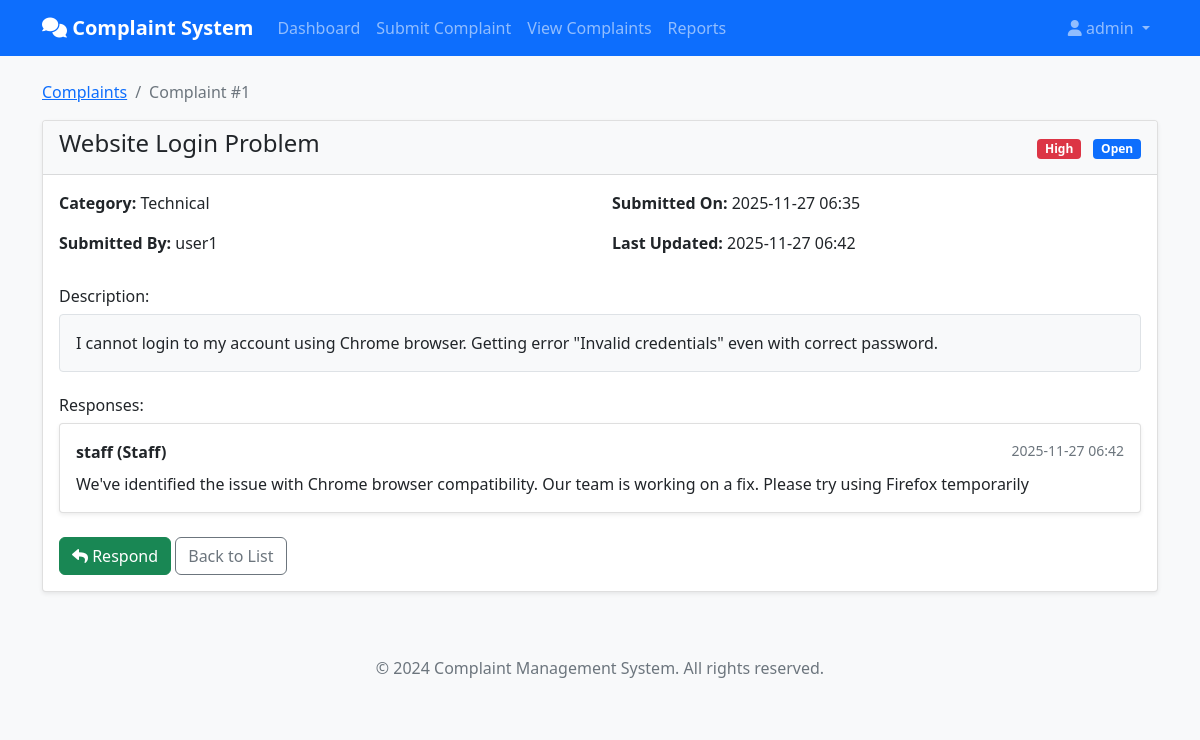
Page /complaint/1 (signed in) on the committed database.
### complaint_management_system/app.py (models this page shows, shortened)
class User(UserMixin, db.Model):
    id = db.Column(db.Integer, primary_key=True)
    username = db.Column(db.String(80), unique=True, nullable=False)
    email = db.Column(db.String(120), unique=True, nullable=False)
    password_hash = db.Column(db.String(500))
    role = db.Column(db.String(20), nullable=False, default='user')  # admin, staff, user
    created_at = db.Column(db.DateTime, default=datetime.utcnow)
    complaints = db.relationship('Complaint', backref='author', lazy=True)
    responses = db.relationship('Response', backref='staff', lazy=True)

class Complaint(db.Model):
    id = db.Column(db.Integer, primary_key=True)
    title = db.Column(db.String(200), nullable=False)
    description = db.Column(db.Text, nullable=False)
    category = db.Column(db.String(50), nullable=False)
    priority = db.Column(db.String(20), default='Medium')  # Low, Medium, High, Critical
    status = db.Column(db.String(20), default='Open')  # Open, In Progress, Resolved, Closed
    user_id = db.Column(db.Integer, db.ForeignKey('user.id'), nullable=False)
    created_at = db.Column(db.DateTime, default=datetime.utcnow)
    updated_at = db.Column(db.DateTime, default=datetime.utcnow, onupdate=datetime.utcnow)
    responses = db.relationship('Response', backref='complaint', lazy=True)

class Response(db.Model):
    id = db.Column(db.Integer, primary_key=True)
    complaint_id = db.Column(db.Integer, db.ForeignKey('complaint.id'), nullable=False)
    staff_id = db.Column(db.Integer, db.ForeignKey('user.id'), nullable=False)
    message = db.Column(db.Text, nullable=False)
    created_at = db.Column(db.DateTime, default=datetime.utcnow)

### complaint_management_system/app.py (the view)
@app.route('/complaint/<int:complaint_id>')
@login_required
def complaint_detail(complaint_id):
    complaint = Complaint.query.get_or_404(complaint_id)
    if current_user.role not in ['admin', 'staff'] and complaint.user_id != current_user.id:
        flash('You do not have permission to view this complaint', 'danger')
        return redirect(url_for('view_complaints'))
    return render_template('complaint_detail.html', complaint=complaint)

### complaint_management_system/app.py (called while the page is built)
@login_manager.user_loader
def load_user(user_id):
    return User.query.get(int(user_id))

### complaint_management_system/Templates/complaint_detail.html (shortened to what this page needs)
{% extends "base.html" %}
{% block content %}
<div class="row">
    <div class="col-12">
        <nav aria-label="breadcrumb">
            <ol class="breadcrumb">
                <li class="breadcrumb-item"><a href="{{ url_for('view_complaints') }}">Complaints</a></li>
                <li class="breadcrumb-item active">Complaint #{{ complaint.id }}</li>
            </ol>
        </nav>
        <div class="card">
            <div class="card-header">
                <div class="d-flex justify-content-between align-items-center">
                    <h4>{{ complaint.title }}</h4>
                    <div>
                        <span class="badge bg-{% if complaint.priority == 'High' %}danger{% elif complaint.priority == 'Medium' %}warning{% elif complaint.priority == 'Critical' %}dark{% else %}info{% endif %} me-2">
                            {{ complaint.priority }}
                        </span>
                        <span class="badge bg-{% if complaint.status == 'Open' %}primary{% elif complaint.status == 'In Progress' %}warning{% else %}success{% endif %}">
                            {{ complaint.status }}
                        </span>
                    </div>
                </div>
            </div>
            <div class="card-body">
                <div class="row">
                    <div class="col-md-6">
                        <p><strong>Category:</strong> {{ complaint.category }}</p>
                        <p><strong>Submitted By:</strong> {{ complaint.author.username }}</p>
                    </div>
                    <div class="col-md-6">
                        <p><strong>Submitted On:</strong> {{ complaint.created_at.strftime('%Y-%m-%d %H:%M') }}</p>
                        <p><strong>Last Updated:</strong> {{ complaint.updated_at.strftime('%Y-%m-%d %H:%M') }}</p>
                    </div>
                </div>
                <div class="mt-3">
                    <h6>Description:</h6>
                    <div class="border p-3 bg-light rounded">
                        {{ complaint.description }}
                    </div>
                </div>
                {% if complaint.responses %}
                <div class="mt-4">
                    <h6>Responses:</h6>
                    {% for response in complaint.responses %}
                    <div class="card mt-2">
                        <div class="card-body">
                            <div class="d-flex justify-content-between">
                                <strong>{{ response.staff.username }} (Staff)</strong>
                                <small class="text-muted">{{ response.created_at.strftime('%Y-%m-%d %H:%M') }}</small>
                            </div>
                            <p class="mt-2 mb-0">{{ response.message }}</p>
                        </div>
                    </div>
                    {% endfor %}
                </div>
                {% endif %}
                <div class="mt-4">
                    {% if current_user.role in ['admin', 'staff'] %}
                    <a href="{{ url_for('respond_complaint', complaint_id=complaint.id) }}" class="btn btn-success">
                        <i class="fas fa-reply"></i> Respond
                    </a>
                    {% endif %}
                    <a href="{{ url_for('view_complaints') }}" class="btn btn-outline-secondary">Back to List</a>
                </div>
            </div>
        </div>
    </div>
</div>
{% endblock %}

### complaint_management_system/Templates/base.html (shortened to what this page needs)
<!DOCTYPE html>
<html lang="en">
<head>
    <link href="https://cdn.jsdelivr.net/npm/bootstrap@5.1.3/dist/css/bootstrap.min.css" rel="stylesheet">
    <link href="https://cdnjs.cloudflare.com/ajax/libs/font-awesome/6.0.0/css/all.min.css" rel="stylesheet">
    <link href="{{ url_for('static', filename='css/style.css') }}" rel="stylesheet">
</head>
<body>
    <nav class="navbar navbar-expand-lg navbar-dark bg-primary">
        <div class="container">
            <a class="navbar-brand" href="{{ url_for('dashboard') }}">
                <i class="fas fa-comments"></i> Complaint System
            </a>
            <div class="collapse navbar-collapse" id="navbarNav">
                {% if current_user.is_authenticated %}
                <ul class="navbar-nav me-auto">
                    <li class="nav-item">
                        <a class="nav-link" href="{{ url_for('dashboard') }}">Dashboard</a>
                    </li>
                    <li class="nav-item">
                        <a class="nav-link" href="{{ url_for('submit_complaint') }}">Submit Complaint</a>
                    </li>
                    <li class="nav-item">
                        <a class="nav-link" href="{{ url_for('view_complaints') }}">View Complaints</a>
                    </li>
                    {% if current_user.role in ['admin', 'staff'] %}
                    <li class="nav-item">
                        <a class="nav-link" href="{{ url_for('report') }}">Reports</a>
                    </li>
                    {% endif %}
                </ul>
                <ul class="navbar-nav">
                    <li class="nav-item dropdown">
                        <a class="nav-link dropdown-toggle" href="#" id="navbarDropdown" role="button" data-bs-toggle="dropdown">
                            <i class="fas fa-user"></i> {{ current_user.username }}
                        </a>
                    </li>
                </ul>
                {% endif %}
            </div>
        </div>
    </nav>
    <div class="container mt-4">
        {% block content %}{% endblock %}
    </div>
    <footer class="bg-light text-center text-muted py-3 mt-5">
        <div class="container">
            <p>&copy; 2024 Complaint Management System. All rights reserved.</p>
        </div>
    </footer>
</body>
</html>

### complaint_management_system/static/style.css (style rules this page uses)
body { background-color: #f8f9fa; }
.card { box-shadow: 0 0.125rem 0.25rem rgba(0, 0, 0, 0.075); border: 1px solid rgba(0, 0, 0, 0.125); }
.card-header { background-color: #f8f9fa; border-bottom: 1px solid rgba(0, 0, 0, 0.125); }
.navbar-brand { font-weight: bold; }
.badge { font-size: 0.75em; }
.btn { border-radius: 0.375rem; }
.breadcrumb { background-color: transparent; padding: 0; }
.border.rounded { border: 1px solid #dee2e6 !important; }

### rows in the picture
User: username "admin"
Complaint: id "1", title "Website Login Problem", priority "High", status "Open", category "Technical", created_at "2025-11-27 06:35", updated_at "2025-11-27 06:42", description "I cannot login to my account using Chrome browser. Getting error \"Invalid credentials\" even with correct password."
User: author.username "user1"
Response: staff.username "staff", created_at "2025-11-27 06:42", message "We've identified the issue with Chrome browser compatibility. Our team is working on a fix. Please try using Firefox temporarily"
